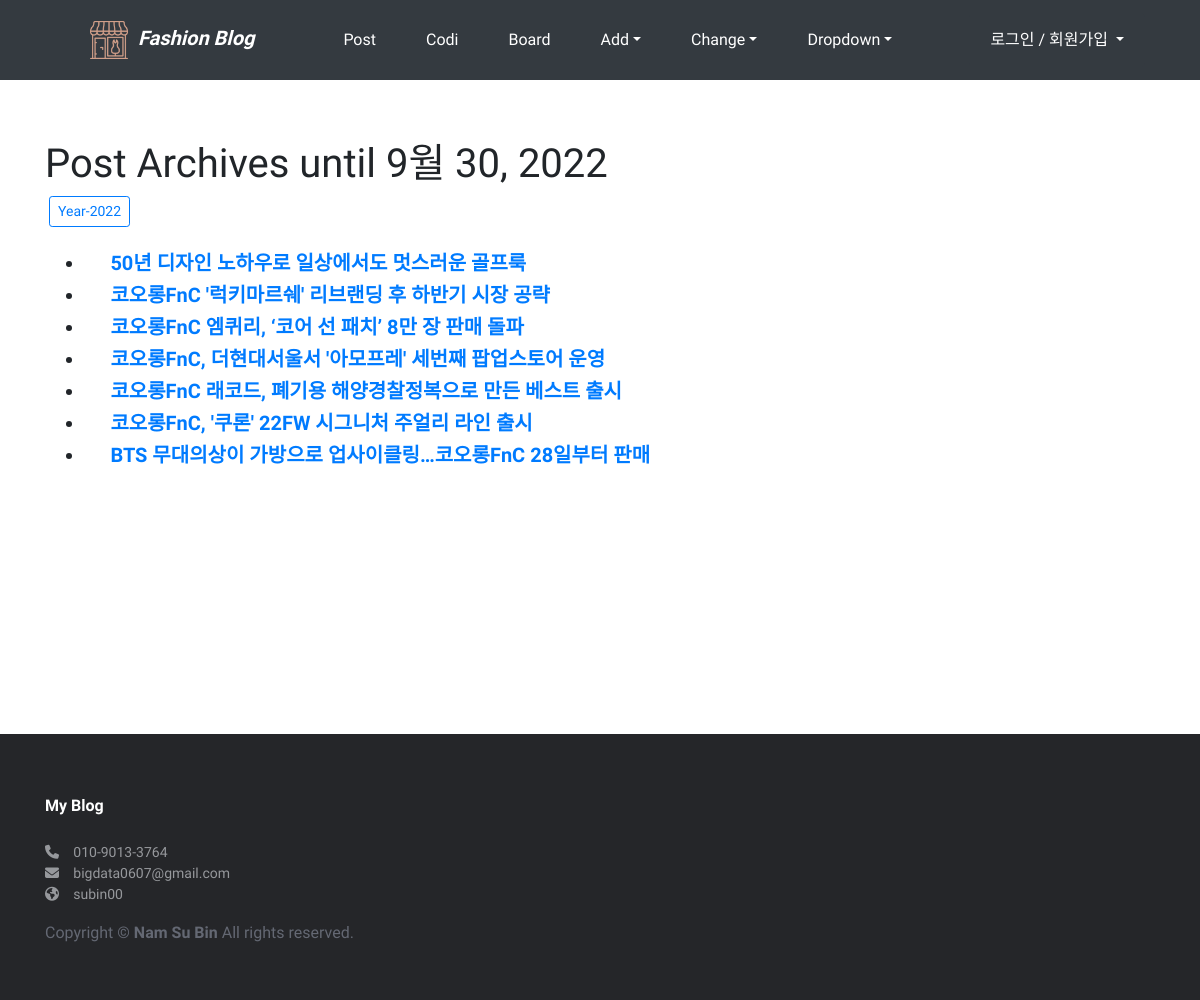
Screenshot of /blog/archive/ with the database file from the repository.
### blog/models.py (models this page shows, shortened)
class Post(models.Model):
    title = models.CharField('TITLE', max_length=50)
    slug = models.SlugField('SLUG', unique=True, allow_unicode=True, help_text='one word for title alias')
    description = models.CharField('DESCRIPTION', max_length=100, blank=True, help_text='simple description text')
    content = models.TextField('CONTENT')
    create_dt = models.DateTimeField('CREATE DATE', auto_now_add=True)
    modify_dt = models.DateTimeField('MODIFY DATE', auto_now=True)
    create_dt = models.DateTimeField('CREATE DATE', auto_now_add=True)
    modify_dt = models.DateTimeField('MODIFY DATE', auto_now=True)
    tags = TaggableManager(blank=True)
    owner = models.ForeignKey(User, on_delete=models.CASCADE, verbose_name='OWNER', blank=True, null=True)
    class Meta:
        verbose_name='post'
        verbose_name_plural='posts'
        db_table='blog_posts'
        ordering=('-modify_dt',)
    def get_absolute_url(self):
        return reverse('blog:post_detail', args=(self.slug,))

### blog/views.py (the view)
# urls.py: path('archive/', views.PostAV.as_view(), name='post_archive'),
class PostAV(ArchiveIndexView):
    model = Post
    date_field = 'modify_dt'

### blog/templates/blog/post_archive.html (shortened to what this page needs)
{% extends 'base.html' %}
{% load static %}
{% block content %}
    <h1>Post Archives until {% now "N d, Y" %}</h1>
    {% for date in date_list %}
    <a href="{% url 'blog:post_year_archive' date|date:'Y' %}"
        class="btn btn-outline-primary btn-sm mx-1">
        Year-{{ date|date:"Y"}}
    </a>
    {% endfor %}
    <br><br>
    <div>
        <ul>
            {% for post in object_list %}
            <li class="h5">{{ post.modify_date|date:"Y-m-d"}}&emsp;
                <a href="{{ post.get_absolute_url}}"><strong> {{ post.title}}</strong></a>
            </li>
            {% endfor %}
        </ul>
    </div>
{% endblock %}

### templates/base.html (style rules this page uses)
* { font-family: 'Heebo', sans-serif; }
html, body { margin: 0; padding: 0; height: 100%; }

### rows the page displays
Post: title "50년 디자인 노하우로 일상에서도 멋스러운 골프룩"
Post: title "코오롱FnC '럭키마르쉐' 리브랜딩 후 하반기 시장 공략"
Post: title "코오롱FnC 엠퀴리, ‘코어 선 패치’ 8만 장 판매 돌파"
Post: title "코오롱FnC, 더현대서울서 '아모프레' 세번째 팝업스토어 운영"
Post: title "코오롱FnC 래코드, 폐기용 해양경찰정복으로 만든 베스트 출시"
Post: title "코오롱FnC, '쿠론' 22FW 시그니처 주얼리 라인 출시"
Post: title "BTS 무대의상이 가방으로 업사이클링…코오롱FnC 28일부터 판매"

### other values shown
{{ date|date:"Y" }} "2022"
